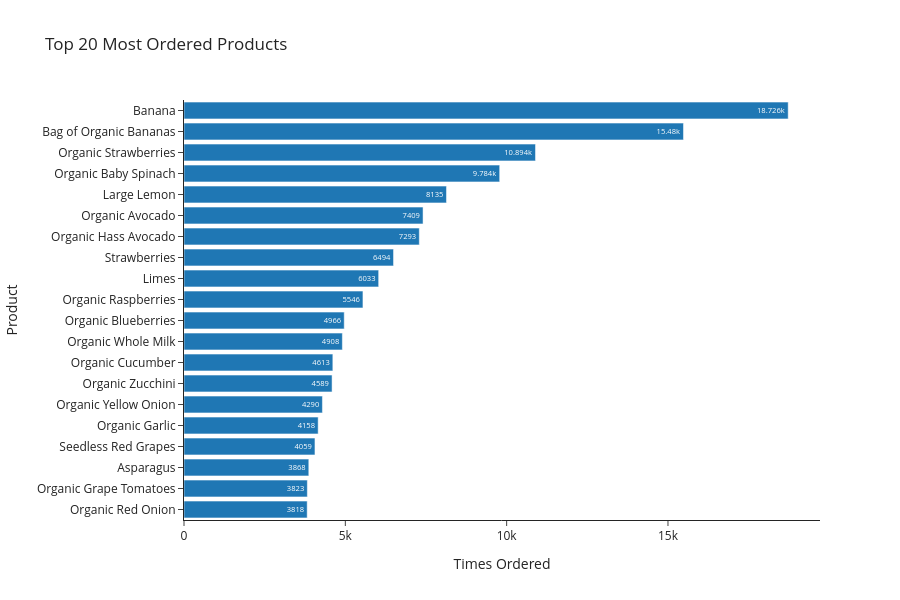

The notebook cell saved with this chart:
### Markdown cell above
### Top 20 Products

### Code cell
top20 = op["product_name"].value_counts().head(20).reset_index()
top20.columns = ["Product", "Times Ordered"]

fig = px.bar(
    top20,
    x="Times Ordered",
    y="Product",
    orientation="h",
    title="Top 20 Most Ordered Products",
    text_auto=True,
    height=600,
)
fig.update_layout(yaxis=dict(autorange="reversed"))
fig.show()

### Figure 1 — Plotly figure (JSON) as saved in the notebook; plotly's stock layout.template omitted (floating-point values rounded to 4 significant figures)
{"data": [{"hovertemplate": "Times Ordered=%{x}<br>Product=%{y}<extra></extra>", "legendgroup": "", "marker": {"color": "#1F77B4", "pattern": {"shape": ""}}, "name": "", "orientation": "h", "showlegend": false, "textposition": "auto", "texttemplate": "%{x}", "type": "bar", "x": [18726, 15480, 10894, 9784, 8135, 7409, 7293, 6494, 6033, 5546, 4966, 4908, 4613, 4589, 4290, 4158, 4059, 3868, 3823, 3818], "xaxis": "x", "y": ["Banana", "Bag of Organic Bananas", "Organic Strawberries", "Organic Baby Spinach", "Large Lemon", "Organic Avocado", "Organic Hass Avocado", "Strawberries", "Limes", "Organic Raspberries", "Organic Blueberries", "Organic Whole Milk", "Organic Cucumber", "Organic Zucchini", "Organic Yellow Onion", "Organic Garlic", "Seedless Red Grapes", "Asparagus", "Organic Grape Tomatoes", "Organic Red Onion"], "yaxis": "y"}], "layout": {"barmode": "relative", "height": 600, "legend": {"tracegroupgap": 0}, "title": {"text": "Top 20 Most Ordered Products"}, "xaxis": {"anchor": "y", "domain": [0.0, 1.0], "title": {"text": "Times Ordered"}}, "yaxis": {"anchor": "x", "autorange": "reversed", "domain": [0.0, 1.0], "title": {"text": "Product"}}}}
